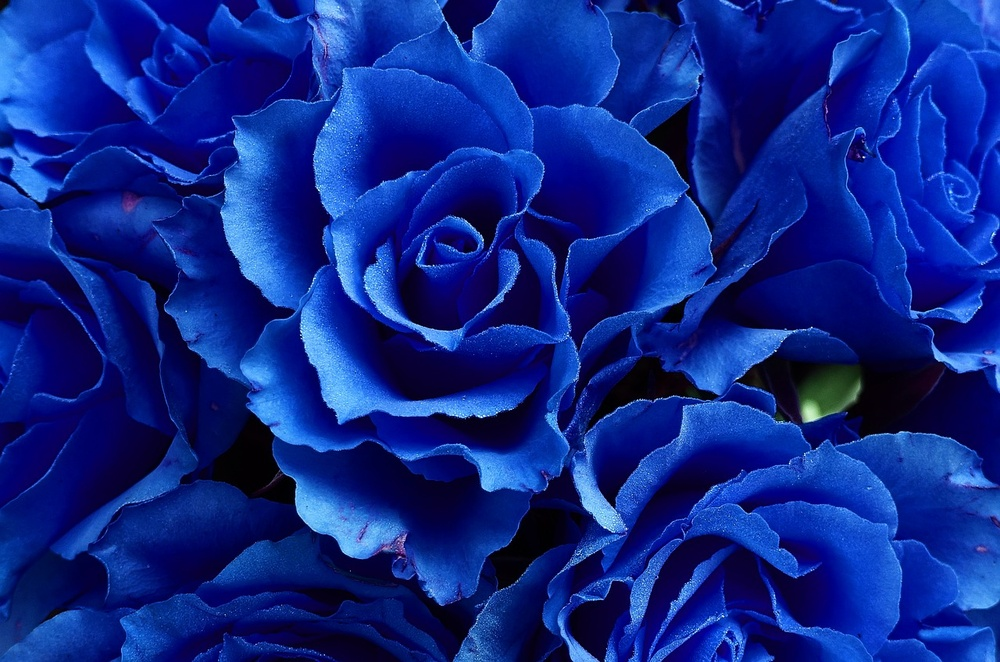
#> input picture chapter6/flower.jpeg, 1000 x 662 px, shrunk from 1280 x 847 before the run
$ python rotate.py
#> lines starting #> are read from the running program, lines starting #| are printed output that depends on the picture
from PIL import Image

image = Image.open('flower.jpeg')
#> image is the input picture: PIL image 1000x662 RGB; mean R, G, B 13.3, 38.4, 138
image.transpose(Image.ROTATE_90).show()
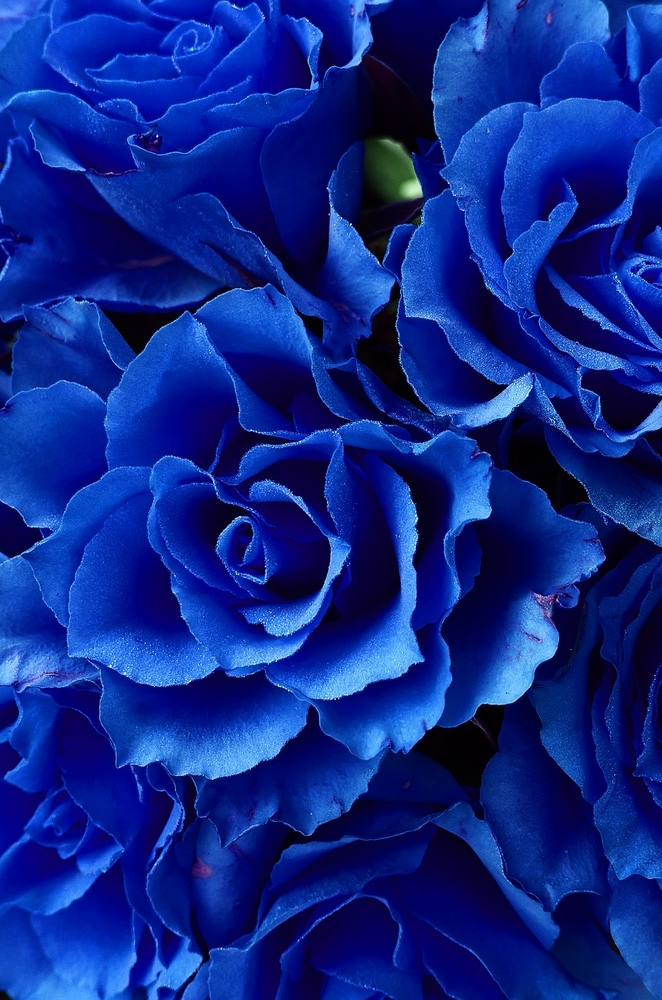
#> shown: PIL image 662x1000 RGB; mean R, G, B 13.3, 38.4, 138
image.transpose(Image.ROTATE_90).save('rotate_90.jpeg')
